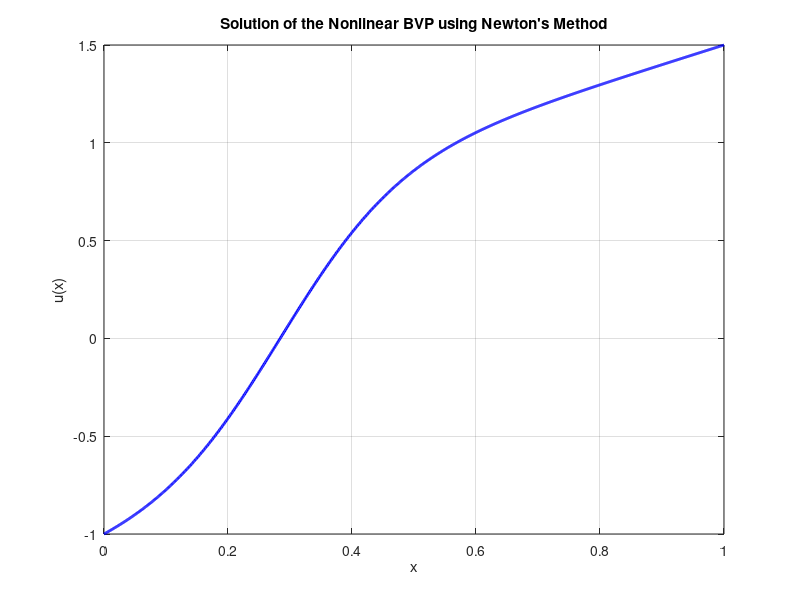
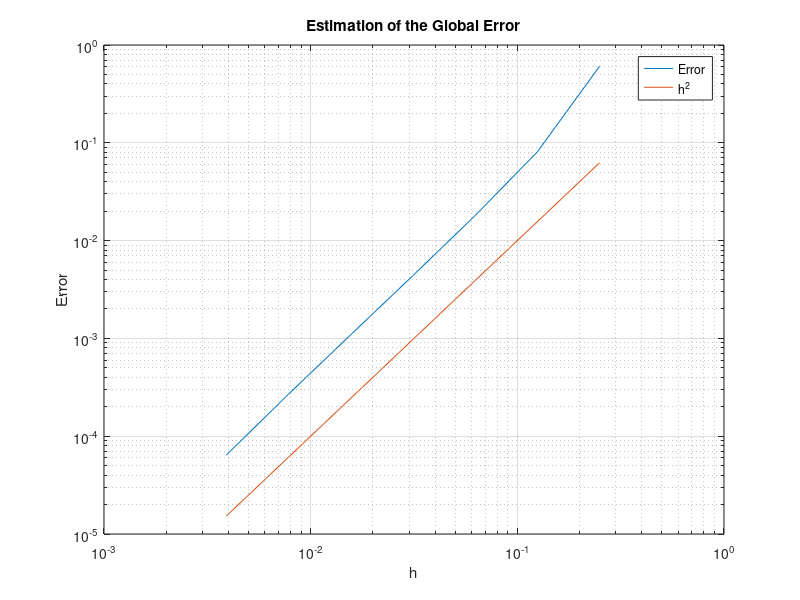

These charts were generated, in order, by the following MATLAB code:
clc; clear; close all;

% Parameters
epsilon = 0.1;
alpha = -1; 
beta = 1.5;
N_exact = 2^10; % Number of grid points
h = 1/N_exact;
tol = 1e-6;
max_iter = 100;

% Compute w_0 and x_bar from equations (2.103) and (2.104)
a = 0; b = 1;
w0 = 0.5 * (a - b + beta - alpha);
x_bar = 0.5 * (a + b - alpha - beta);

% Define grid points
x = linspace(a, b, N_exact+1)';

% Use the corrected initial guess
%u = alpha + (x - a) * (beta - alpha) / (b - a) + w0 * tanh(w0 * (x - x_bar) / (2 * epsilon));
u = x-x_bar + w0 * tanh(w0 * (x - x_bar) / (2 * epsilon));

% Apply Dirichlet boundary conditions
u(1) = alpha;  % Enforce u(0) = alpha
u(end) = beta; % Enforce u(1) = beta

for iter = 1:max_iter
    % Compute Residual F
    F = zeros(N_exact-1,1);
    N=N_exact
    for j = 2:N
        F(j-1) = epsilon * (u(j+1) - 2*u(j) + u(j-1)) / h^2 ...
                 + (u(j) * (u(j+1) - u(j-1)) / (2*h)) - u(j);
    end

    % Compute Jacobian J
   
    main_diag  = -2 * epsilon / h^2 - (u(3:N+1) - u(1:N-1)) / (2*h) - 1;
    upper_diag = epsilon / h^2 + u(2:N) / (2*h);
    lower_diag = epsilon / h^2 - u(2:N) / (2*h);
    
    % Construct sparse Jacobian matrix J
    J = spdiags([lower_diag, main_diag, upper_diag], [-1, 0, 1], N-1, N-1);

    % Solve linear system J * delta_u = -F
    delta_u = J \ (-F);
    
    % Update solution (keeping boundary conditions fixed)
    u(2:N) = u(2:N) + delta_u;

    % Convergence check
    if norm(delta_u, inf) < tol
        fprintf('Converged in %d iterations\n', iter);
        break;
    end
end

% Plot the solution
figure;
plot(x, u, 'b', 'LineWidth', 2);
xlabel('x'); ylabel('u(x)');
title('Solution of the Nonlinear BVP using Newton''s Method');
grid on;
u_exact=u;

%%

N = 2.^[2:8]; % Number of grid points
h = 1./N;
err=[]
% Compute w_0 and x_bar from equations (2.103) and (2.104)

w0 = 0.5 * (a - b + beta - alpha);
x_bar = 0.5 * (a + b - alpha - beta);

for i=1:length(N)
    % Define grid points
    x = linspace(a, b, N(i)+1)';
    
    % Use the corrected initial guess
    %u = alpha + (x - a) * (beta - alpha) / (b - a) + w0 * tanh(w0 * (x - x_bar) / (2 * epsilon));
    u = x-x_bar + w0 * tanh(w0 * (x - x_bar) / (2 * epsilon));
    
    % Apply Dirichlet boundary conditions
    u(1) = alpha;  % Enforce u(0) = alpha
    u(end) = beta; % Enforce u(1) = beta
    
    for iter = 1:max_iter
        % Compute Residual F
        F = zeros(N(i)-1,1);
        for j = 2:N(i)
            F(j-1) = epsilon * (u(j+1) - 2*u(j) + u(j-1)) / h(i)^2 ...
                     + (u(j) * (u(j+1) - u(j-1)) / (2*h(i))) - u(j);
        end
    
        % Compute Jacobian J
       
        main_diag  = -2 * epsilon / h(i)^2 - (u(3:N(i)+1) - u(1:N(i)-1)) / (2*h(i)) - 1;
        upper_diag = epsilon / h(i)^2 + u(2:N(i)) / (2*h(i));
        lower_diag = epsilon / h(i)^2 - u(2:N(i)) / (2*h(i));
        
        % Construct sparse Jacobian matrix J
        J = spdiags([lower_diag, main_diag, upper_diag], [-1, 0, 1], N(i)-1, N(i)-1);
    
        % Solve linear system J * delta_u = -F
        delta_u = J \ (-F);
        
        % Update solution (keeping boundary conditions fixed)
        u(2:N(i)) = u(2:N(i)) + delta_u;
    
        % Convergence check
        if norm(delta_u, inf) < tol
            fprintf('Converged in %d iterations\n', iter);
            break;
        end
    end
    steps=[1:(N_exact/N(i)):N_exact+1]
    err(i)=max(abs(u-u_exact(steps)))

end

figure()
loglog(h,err,h,h.^2)
legend("Error","h^2")
xlabel("h")
ylabel("Error")
title("Estimation of the Global Error")
grid on 
